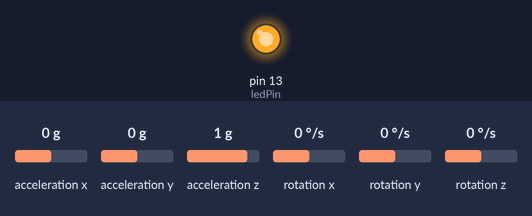
The sketch below on a simulated Arduino Uno, built with avr-gcc and run on an emulated ATmega328P. Parts: output pins drawn as LEDs (lit = HIGH). Inputs (shaded band) come from the test bench; at power-on: acceleration x 0 g, acceleration y 0 g, acceleration z 1 g, rotation x 0 °/s, rotation y 0 °/s, rotation z 0 °/s. What the sketch prints to the serial monitor is not drawn.

Above: at 0.1 s.
At 2.1 s:
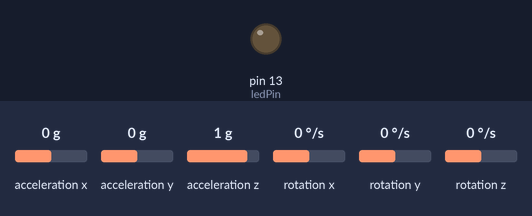
Timing chart, 0 to 3.6 s (numbered marks = the images above):
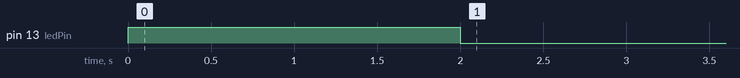

The sketch:

starpi_wrist_ctrl.ino
```cpp
#include "Wire.h"
#include <MPU6050_light.h>

MPU6050 mpu(Wire);
unsigned long timer = 0;
const int waitTime = 10;//ms
const int ledPin = 13;
void setup()
{
  pinMode(ledPin, OUTPUT);
  Serial.begin(38400);
  Wire.begin();

  byte status = mpu.begin();
  while(status!=0){ } // en spera hasta conecarse con el modulo mpu6050
  digitalWrite(ledPin, HIGH);
  delay(1000);
  mpu.calcOffsets(); // calculando offset de gyro y acelerometro
  digitalWrite(ledPin, LOW);
}

void loop()
{
  mpu.update();// se refresca el valor del gyro y acelerometro

  if((millis()-timer)>waitTime)// se envia el dato cada x tiempo segun var waitTime
  {
    String Xang = "x" + String(constrain(round(mpu.getAngleX()),-90,90)) + "|";//se obtiene el angulo en X, se limita su valor
    String Yang = "y" + String(constrain(round(mpu.getAngleY()),-90,90)) + "|"; //se obtiene el angulo en Y, se limita su valor
    Serial.println(Xang);
    Serial.println(Yang);
    timer = millis();
  }
}
```
